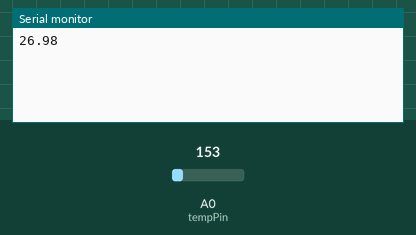
A sketch run on a simulated Arduino Uno, built with avr-gcc and run on an emulated ATmega328P. Parts: the last lines printed to the serial monitor. Inputs (shaded band) come from the test bench; at power-on: A0 (tempPin) = 153.

Above: at 2.8 s.
2.9 s: A0 (tempPin) set to 165
At 5.2 s:
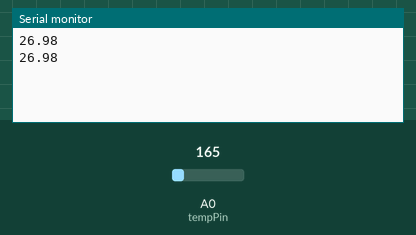
5.6 s: A0 (tempPin) set to 175
At 6.8 s:
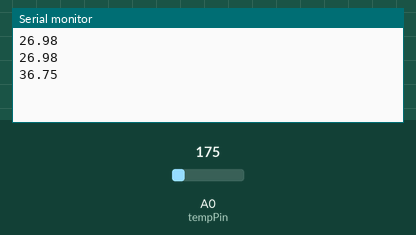
Timing chart, 0 to 8.6 s (numbered marks = the images above; inputs shaded):
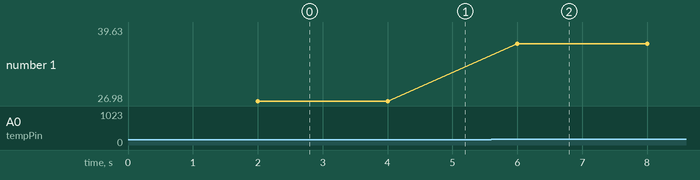

The sketch:

lm35_calibration.ino
```cpp
const int tempPin = A0;
const int cf = 1.2;

void setup() {
  // put your setup code here, to run once:
  Serial.begin(9600);
}

void loop() {
  // put your main code here, to run repeatedly:
  float rawTemp1 = analogRead(tempPin);
  delay(2000);
  float rawTemp2 = analogRead(tempPin);
  float avgTemp = (rawTemp1 + rawTemp2) / 1.7;
  float tempVolt = avgTemp * (5.0 / 1023.0);
  float temp = (tempVolt - 0.5) * 100.0;
  float newTemp = temp - 11;

  Serial.println(newTemp);
  delay(2000);
  Serial.println(newTemp);
}
```

Measured:
- after the input at 5.6 s, the serial monitor: prints a new line after 0.40 s (image 2)
- plotted number 1: 26.98 → 39.63 after the input at 5.6 s
